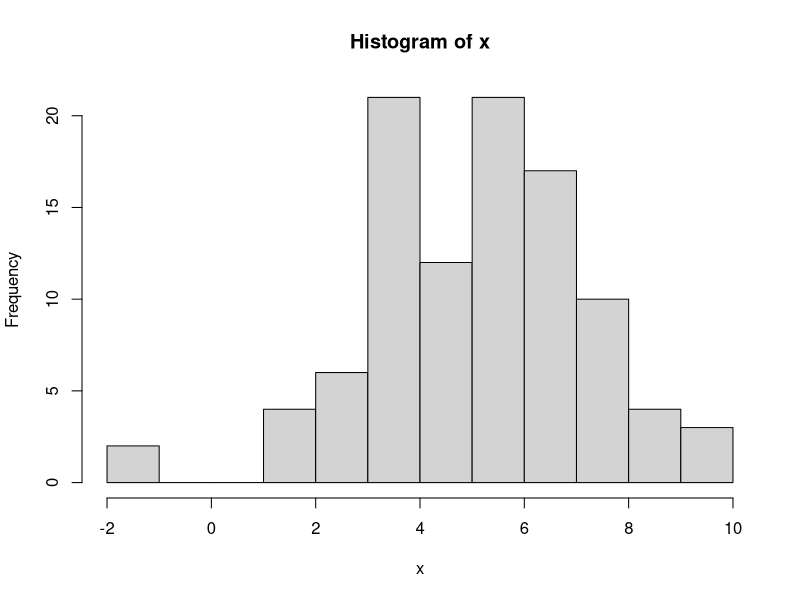
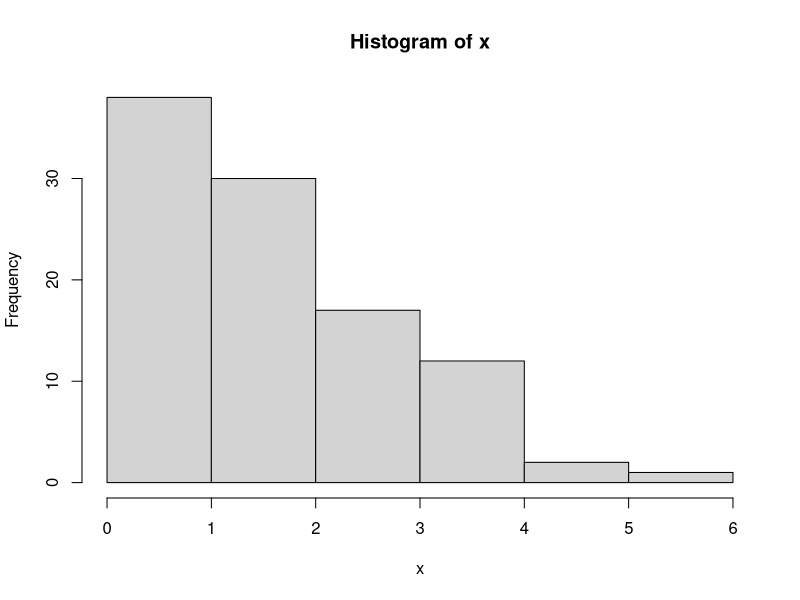
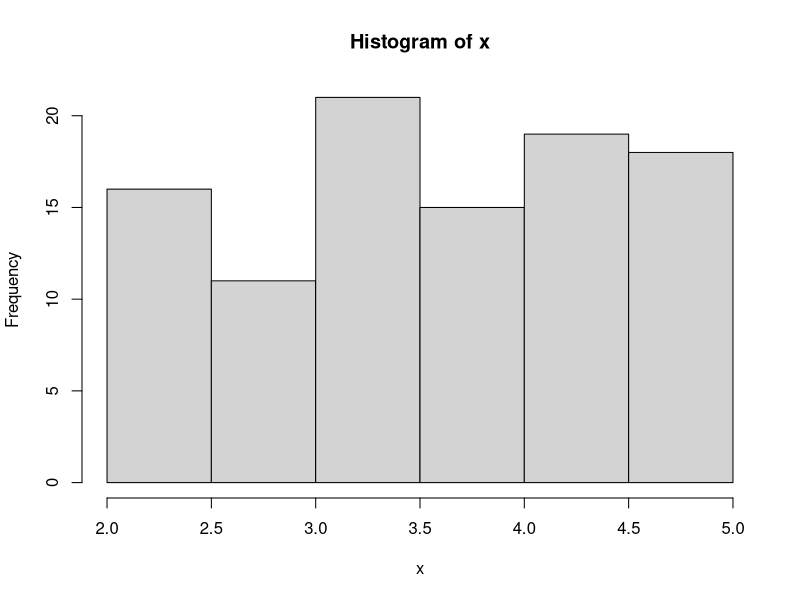
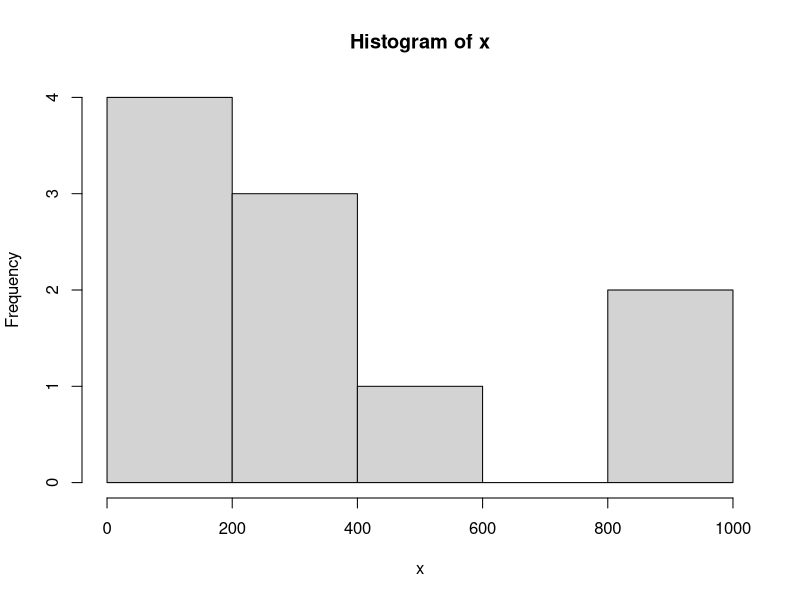
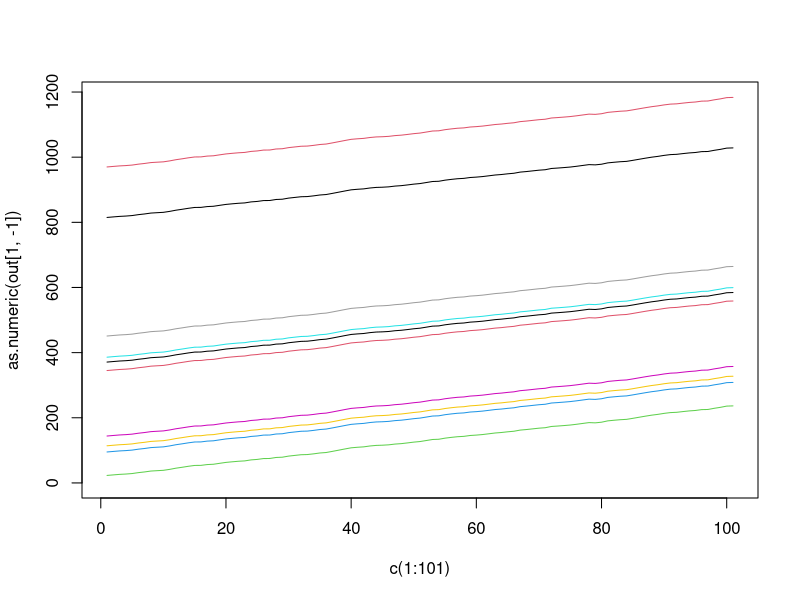
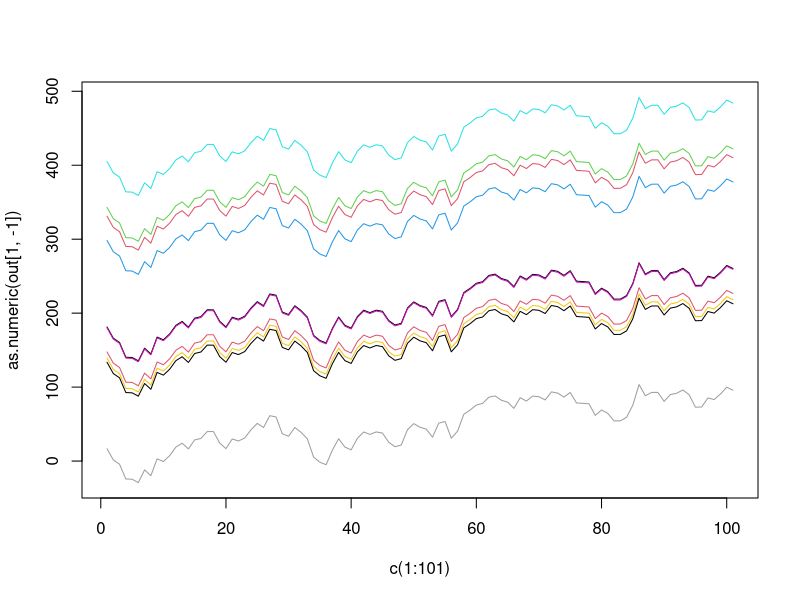
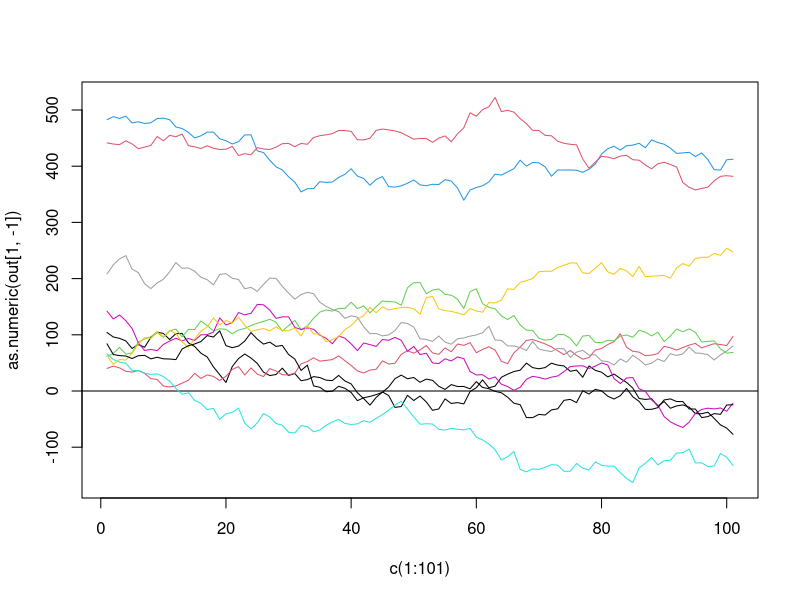
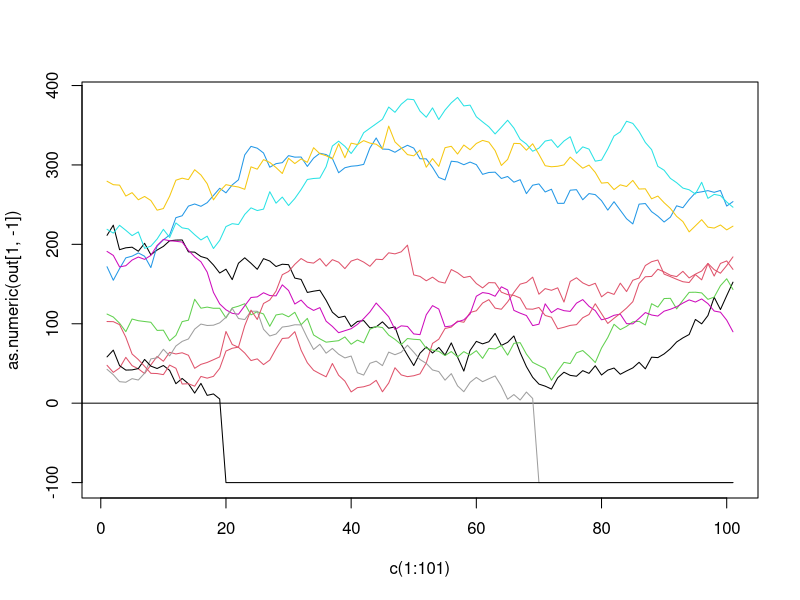

The R script that drew these images, in order:
#this script will use simulations to learn loops and other tricks

#Simulate data----

#a random variable
x <- rnorm(100, mean = 5, sd = 2)
hist(x)
x <- rpois(100, lambda = 2)
hist(x)

#a uniform variable
x <- runif(100, min = 2, max = 5)
hist(x)

#Elements of a simulation:
#1) an object to store the outputs
#2) outputs

#dynai¡mics of a simulation.
#1) create an object to store the outputs
#2) create 1 set of values
#3) store them
#4) repeat 2) and 3) as needed.

#species abundances
#starting point: a lognormal distribution 
x <- rlnorm(10, 5, 1)
hist(x)
x <- round(x)
#create a dataframe to store data
out <- data.frame(species = 1:10,
                  abundance_t = x)
#simulate 1 years of data assuming t+1 = t + error (normally distributed)
abundance_t1 <- out[,2] + rnorm(1, 2, 1) 
out_ <- cbind(out, abundance_t1)
#simulate 100 years now
for(i in 1:100){
 abundance <- out[,i+1] + rnorm(1, 2, 1) 
 out <- cbind(out, abundance)
}
#plot one species trajectory
plot(as.numeric(out[1,-1]) ~ c(1:101), t = "l", ylim = c(min(out), max(out)))
for(i in 2:nrow(out)){
  lines(as.numeric(out[i,-1]) ~ c(1:101), col = i)
}

#make a function out of it
sim <- function(mean, sd){
  x <- rlnorm(10, 5, 1)
  out <- data.frame(species = 1:10,
                    abundance_t = x)
  for(i in 1:100){
    abundance <- out[,i+1] + rnorm(1, mean, sd) 
    out <- cbind(out, abundance)
  }
  plot(as.numeric(out[1,-1]) ~ c(1:101), t = "l", ylim = c(min(out), max(out)))
  for(i in 2:nrow(out)){
    lines(as.numeric(out[i,-1]) ~ c(1:101), col = i)
  }
}

sim(mean = 0, sd = 10)

#simulate independent errors for each species now
sim <- function(mean, sd){
  x <- rlnorm(10, 5, 1)
  out <- data.frame(species = 1:10,
                    abundance_t = x)
  for(i in 1:100){
    abundance <- out[,i+1] + rnorm(10, mean, sd) 
    out <- cbind(out, abundance)
  }
  plot(as.numeric(out[1,-1]) ~ c(1:101), t = "l", ylim = c(min(out), max(out)))
  abline(h = 0)
  for(i in 2:nrow(out)){
    lines(as.numeric(out[i,-1]) ~ c(1:101), col = i)
  }
}

sim(mean = 0, sd = 10)

#Detect extinctions
sim <- function(mean, sd){
  x <- rlnorm(10, 5, 1)
  out <- data.frame(species = 1:10,
                    abundance_t = x)
  for(i in 1:100){
    abundance <- out[,i+1] + rnorm(10, mean, sd) 
    if(any(abundance < 0)){
      print("species went extinct")
      abundance <- ifelse(abundance < 0, -100, abundance)
    } 
    out <- cbind(out, abundance)
  }
  plot(as.numeric(out[1,-1]) ~ c(1:101), t = "l", ylim = c(min(out), max(out)))
  abline(h = 0)
  for(i in 2:nrow(out)){
    lines(as.numeric(out[i,-1]) ~ c(1:101), col = i)
  }
  out
}

sim(mean = 0, sd = 10)

#A word of caution, never do significant tests in simulations!